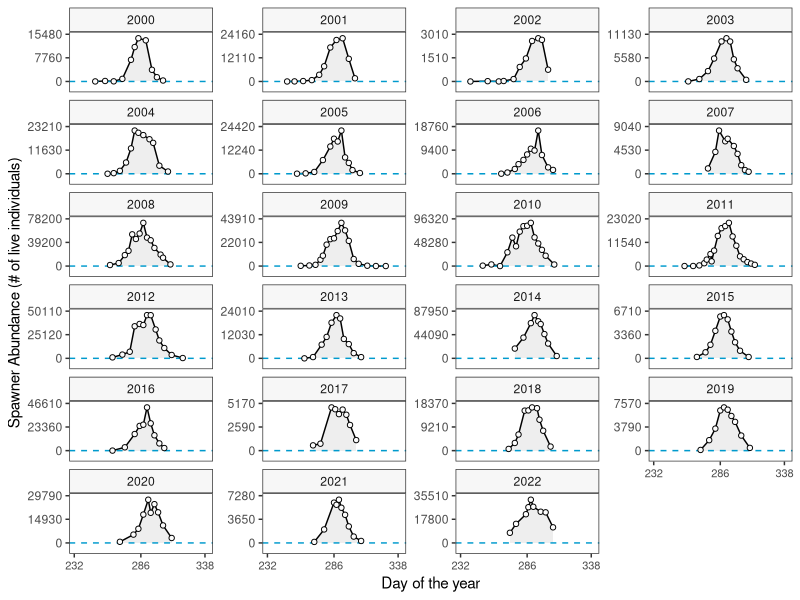
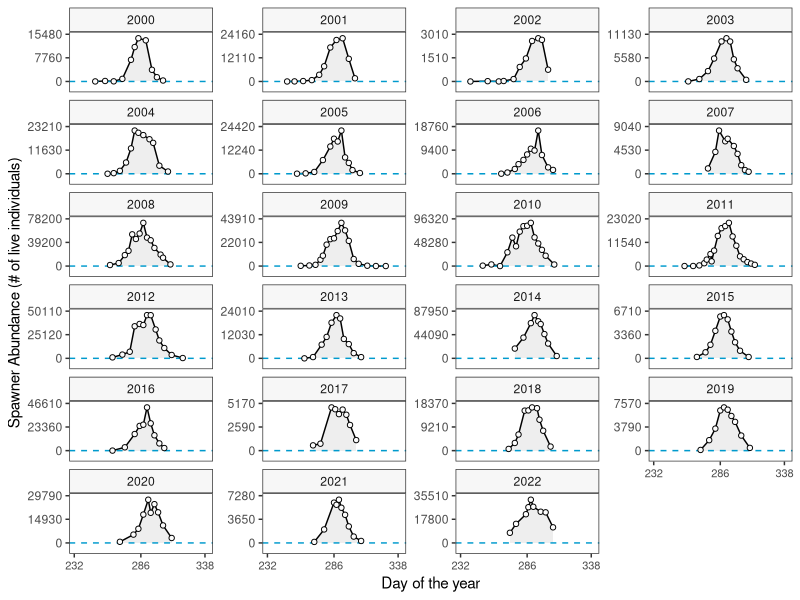

The R script that drew these images, in order: (Note: this script raises an error after producing the figures.)
# Braden Judson
# Function for making AUC plots.

# Set project directory.
setwd("~/oksox_auc/aucs")

# Load libraries.
library(tidyverse); library(lubridate)

# Develop function. 
auc <- function(data, date, count) {
  
  # Function for rounding values to a given accuracy.
  round_any <- function(x, accuracy, f = round) 
               {f(x/accuracy)*accuracy}
  
  # Function for setting year-specific y-axis breaks (n=3).
  cbs <- function(y) {c(0, round_any(max(y)/2.1, 10),
                        round_any(max(y) - 0.05*(max(y)), 10))}
  
  cxb <- function(x) {c(round_any(min(x) + 0.02*min(x), 1), 
                        round_any(mean(c(min(x), max(x))), 1),
                        round_any(max(x) - 0.02*max(x), 1))}
  
  # Functions for extending axis limits to best see the data.
  ylim <- function(y) {c(min(y) - 0.25*max(y), max(y) + max(y)*0.15)}
  xlim <- function(x) {c(min(x) - 0.05*min(x), max(x) + max(x)*0.05)}
  
  # Reformat variables.
  data$year = as.factor(lubridate::year(data[[date]]))
  data$date = yday(data$date)
  data[[count]] = as.numeric(data[[count]])
  
  # Pass to ggplot.
  (plot <- ggplot(data = data, 
                  aes(x = .data[[date]],
                      y = .data[[count]])) +
      
      # Fill in area under AUC with gray.
      geom_area(aes(y = .data[[count]]), 
                fill = "gray",   
                alpha = 0.25) +
      
      # Connect data points with black line.
      geom_line() +
      
      # Plot distirbutions year-by-year with free y-axes.
      facet_wrap(~ year, as.table = TRUE,
                 scales = "free_y",
                 ncol = 4) +
      
      # Add blue dotted line indicating zero.
      geom_hline(yintercept = 0,
                 color = "deepskyblue3",
                 linewidth = 0.5,
                 linetype = "dashed") +
      
      # Add individual data points on top of other geoms.
      geom_point(shape = 21, color = "black",
                 fill = "gray99") +
      
      # Use custom function to add 3 evenly spaced y-axis ticks.
      scale_y_continuous(expand = c(0,0), 
                         breaks = cbs,
                         limits = ylim) +
      
      # Keep x-axis consistent.
      scale_x_continuous(breaks = cxb,
                         expand = c(0,0),
                         limits = xlim) +
      
      # Black and white theme.
      theme_bw() +
      
      # Remove grid lines.
      theme(panel.grid = element_blank(),
            axis.text.x = element_text(size = 8)) +
      xlab("Day of the year") + 
      ylab("Spawner Abundance (# of live individuals)") +
      
      # Lighten background ribbon colour.
      theme(strip.background = element_rect(fill = "gray97")))
  
      aucs <- data %>%            
      # Assign to data to new variable to calculate AUCs.
      
      group_by(year) %>%   
      # Group by sampling year.
      
      mutate(tdiff = date - lag(date),                      
             # Difference in dates (time diff).
             
             tdiff = replace(tdiff, which(tdiff < 0), NA),
             # Negative times (spanning years) should be NA.
             
             xbar = (.data[[count]] + lag(.data[[count]]))/2, 
             # Average of counts wrt previous count
             
             fishdays = case_when(                          
               is.na(xbar) ~ .data[[count]] * 11/2,         
               # First survey, calculate left tail.
               
               !is.na(xbar) ~ tdiff * xbar
               # If not last survey, follow algorithmin of Hillborn.
             ),
             # Counts are time diff * average count.
             cumulative = collapse::fcumsum(fishdays)) %>%  
        
      # Cumulative summary vals - ignores NAs,
      group_by(year) %>%     
      
      summarise(total_auc = max(cumulative, na.rm = TRUE) +
                  # Take the total count...
                  
                  (.data[[count]][which.max(date)]*(11/2)),
                  # ... and estimate right-most tail with known residency time.
                
                nerkids = round(total_auc/11,0))
                  # Divide the whole thing by the residency time.
  
  # Saves outcome as list with 1) plots and 2) summary of the data.
  l1 <- list(plot = plot, aucs = aucs)
  return(l1)
  
}


# Lower Osoyoos River ----------------------------------------------------------

# Read enumeration data in and manipulate it into two columns.
counts <- read.csv("lowerOSO_counts.csv", na.strings = "") %>% 
  select(c(1,2,7)) %>% 
  filter(!is.na(index_date)) %>% 
  mutate(index_date = dmy(index_date)) %>% 
  mutate_if(is.character, as.numeric) %>% 
  mutate(total = rowSums(.[,c(2,3)],
                         na.rm = TRUE)) %>% 
  select(c(1,ncol(.))) %>% 
  `colnames<-`(., c("date", "live")) %>% 
  arrange(date); head(counts)

# Run plotting function.
oso_plots <- auc(data = counts, 
                 date = "date",
                 count = "live") 
oso_plots$plot; oso_plots$aucs

# Save figures.
ggsave("plots/oso_auc.png", units = "px", 
       width = 2000, height = 2000)

write.csv(oso_plots$aucs, 
          "aucs/oso_auc.csv",
          row.names = FALSE)


# Penticton --------------------------------------------------------------------

# Read in data. Requires some manipulation.
pen <- read.csv("nerkids_all_yrs.csv") %>% 
  arrange(date) %>% 
  filter(stream != "Shingle Creek") %>% 
  select(1,3); head(pen)
  # Check that date format is interpretable by function.

pen_plots <- auc(data = pen,
                 date = "date", 
                 count = "count")
pen_plots$plot; pen_plots$aucs

ggsave("plots/pen_auc.png", units = "px", 
       width = 2000, height = 1300)

write.csv(pen_plots$aucs, 
          "aucs/pen_auc.csv",
          row.names = FALSE)


# Shingle ----------------------------------------------------------------------

shingle <- read.csv("nerkids_all_yrs.csv") %>% 
  arrange(date) %>% 
  filter(stream == "Shingle Creek") %>%
  # Pre-2014 data are not usable. 
  filter(lubridate::year(ymd(date)) > 2014) %>% 
  # Data for 2016 are not usable.
  filter(lubridate::year(ymd(date)) != 2016) %>% 
  select(1,3); head(shingle)
# Check that date format is interpretable by function.

shinplots <- auc(data = shingle,
                 date = "date", 
                 count = "count") 
shinplots$plot; head(shinplots$aucs)

ggsave("plots/shin_auc.png", units = "px", 
       width = 2000, height = 1300)

write.csv(shinplots$aucs, 
          "aucs/shin_auc.csv",
          row.names = FALSE)


# Above McIntyre ---------------------------------------------------------------

mcin <- read.csv("midOSO_counts.csv", na.strings = "") %>% 
  select(1:2) %>% 
  filter(!is.na(Date)) %>% 
  mutate(date = dmy(Date)) %>%  
  select(2:3) %>% 
  `colnames<-`(., tolower(colnames(.)))

mcinplots <- auc(data = mcin, 
                 date = "date", 
                 count = "live")
mcinplots$plot; head(mcinplots$aucs)

ggsave("plots/mcintyre_auc.png", units = "px", 
       width = 2000, height = 2000)

write.csv(mcinplots$aucs, 
          "aucs/mcin_auc.csv",
          row.names = FALSE)
